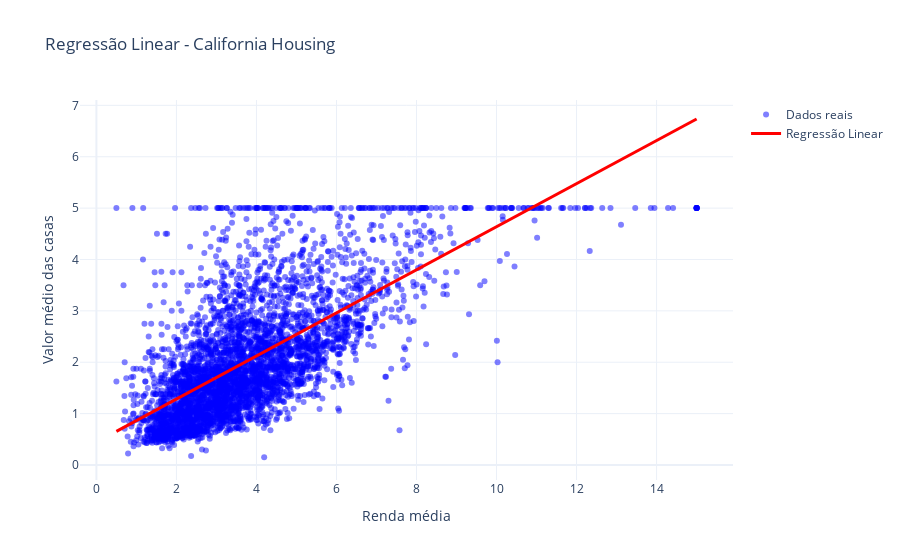

The cell this chart's notebook holds for it:
### Markdown cell above
**y_pred** corresponde aos valores previstos com base no **X_test**.

### Code cell
""" Exibir os resultados do modelo """

import numpy as np
import plotly.graph_objects as go

# Ordenar valores para desenhar a reta corretamente
idx = np.argsort(X_test.flatten())
X_sorted = X_test.flatten()[idx]
y_pred_sorted = y_pred.flatten()[idx]

# Gráfico interativo
fig = go.Figure()

# Pontos reais
fig.add_trace(go.Scatter(
    x=X_test.flatten(),
    y=y_test,
    mode="markers",
    name="Dados reais",
    marker=dict(color="blue", opacity=0.5)
))

# Reta da regressão
fig.add_trace(go.Scatter(
    x=X_sorted,
    y=y_pred_sorted,
    mode="lines",
    name="Regressão Linear",
    line=dict(color="red", width=3)
))

# Layout
fig.update_layout(
    title="Regressão Linear - California Housing",
    xaxis_title="Renda média",
    yaxis_title="Valor médio das casas",
    template="plotly_white"
)

fig.show()

### Figure 1 — Plotly figure (JSON) as saved in the notebook; plotly's stock layout.template omitted (floating-point values rounded to 4 significant figures; data arrays with more than 128 entries replaced by an {"elided": "..."} marker saying what was removed)
{"data": [{"marker": {"color": "blue", "opacity": 0.5}, "mode": "markers", "name": "Dados reais", "type": "scatter", "x": {"elided": "4128 float values"}, "y": {"elided": "4128 float values"}}, {"line": {"color": "red", "width": 3}, "mode": "lines", "name": "Regressão Linear", "type": "scatter", "x": {"elided": "4128 float values"}, "y": {"elided": "4128 float values"}}], "layout": {"title": {"text": "Regressão Linear - California Housing"}, "xaxis": {"title": {"text": "Renda média"}}, "yaxis": {"title": {"text": "Valor médio das casas"}}}}
